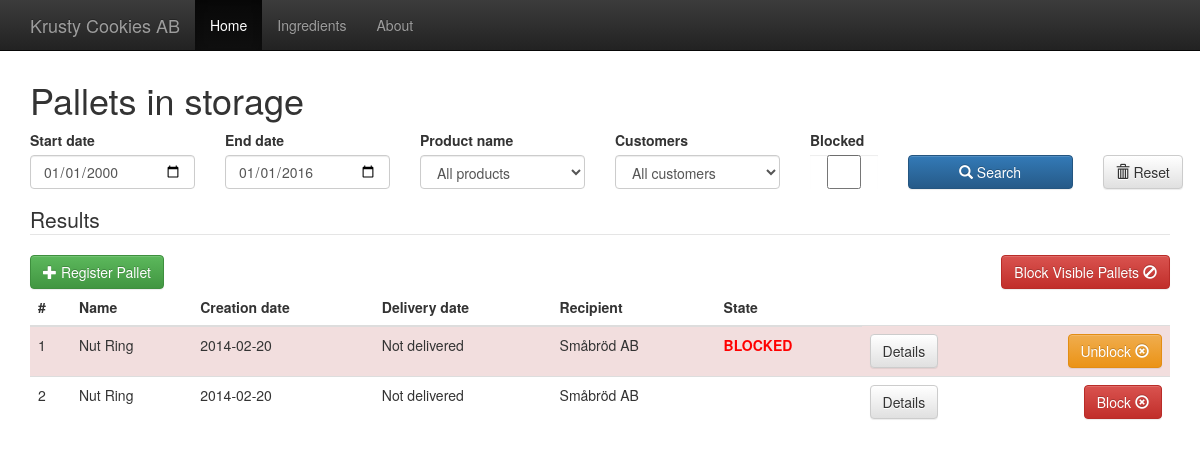
/, run on an earlier commit of the app's database.
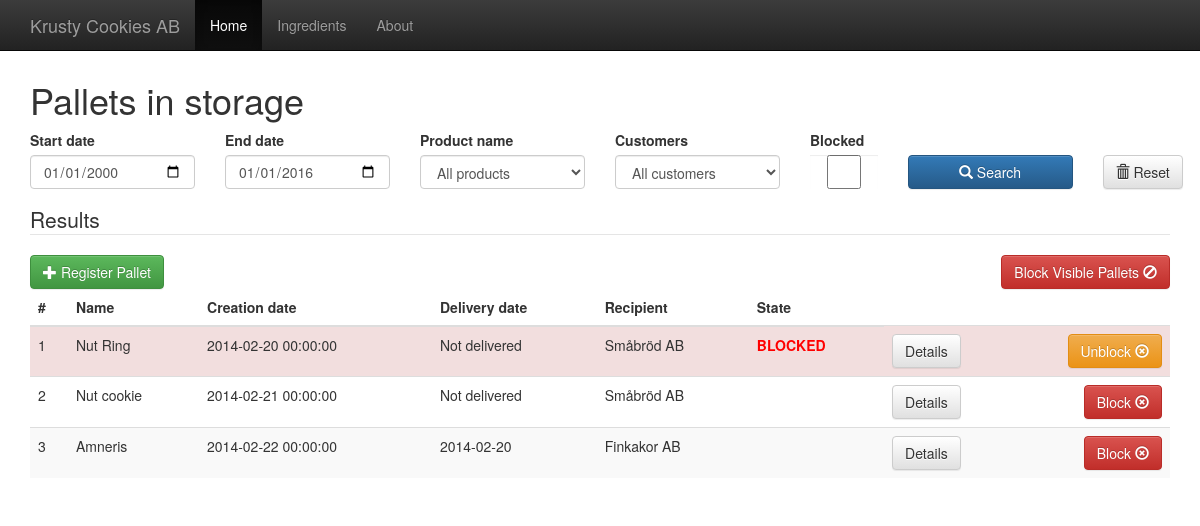
And on a later commit of the database.
### tables this page shows
create table pallets (
	palletID INT NOT NULL AUTO_INCREMENT,
	productID INT NOT NULL,
	orderID INT NOT NULL,
	currentState VARCHAR(255),
	creationDate DateTime,
	FOREIGN KEY(productID) REFERENCES products(productID),
	FOREIGN KEY(orderID) REFERENCES orders(orderID),
	PRIMARY KEY(palletID)
);

create table products ( 
	productID INT NOT NULL AUTO_INCREMENT,
	productName VARCHAR(255),
	PRIMARY KEY(productID)
);

create table customers ( 
	customerID INT NOT NULL AUTO_INCREMENT,
	customerName VARCHAR(255),
	address VARCHAR(255) ,
	PRIMARY KEY(customerID)
);

create table loadingOrders (
	loadingOrderlD INT NOT NULL AUTO_INCREMENT,
	orderID INT NOT NULL,
	loadingDate Date,
	FOREIGN KEY(orderID) REFERENCES orders(orderID),
	PRIMARY KEY(loadingOrderlD)
);

### database/mysql_connect_data.inc.php (called while the page is built)
<?php
	$host = "127.0.0.1";
	$userName = "eda216";
	$password = "eda216";
	$database = "eda216";
?>

### database/database.inc.php (called while the page is built, shortened)
<?php
require_once('./database/classes.php');
class Database {
	private $host;
	private $userName;
	private $password;
	private $database;
	private $conn;
	public function __construct($host, $userName, $password, $database) {
		$this->host = $host;
		$this->userName = $userName;
		$this->password = $password;
		$this->database = $database;
	}
	public function openConnection() {
		try {
			$this->conn = new PDO("mysql:host=$this->host;dbname=$this->database;charset=utf8",
				$this->userName,  $this->password);
			$this->conn->setAttribute(PDO::ATTR_ERRMODE, PDO::ERRMODE_EXCEPTION);
			$this->conn->setAttribute(PDO::ATTR_DEFAULT_FETCH_MODE, PDO::FETCH_ASSOC);
		} catch (PDOException $e) {
			$error = "Connection error: " . $e->getMessage();
			print $error . "<p>";
			unset($this->conn);
			return false;
		}
		return true;
	}
	private function executeQuery($query, $param = null) {
		try {
			$stmt = $this->conn->prepare($query);
			$stmt->execute($param);
			$result = $stmt->fetchAll();
		} catch (PDOException $e) {
			$error = "*** Internal error: " . $e->getMessage() . "<p>" . $query;
			die($error);
		}
		return $result;
	}
	private function createPallets($Pallets) {
		$output = array();
		foreach ($Pallets as $result) {
			$pallet = new Pallet($result);
			array_push($output, $pallet);
		}
		return $output;
	}
	public function getPallets($startDate, $endDate, $productName, $blocked, $customer){
		$sql = "SELECT Pallets.palletID, Pallets.creationDate, "
				."Pallets.currentState, Products.productName, "
				."Customers.customerName, LoadingOrders.loadingDate "
				."FROM Pallets LEFT OUTER JOIN LoadingOrderContents "
				."ON Pallets.palletId = LoadingOrderContents.palletId "
				."LEFT OUTER JOIN LoadingOrders ON LoadingOrderContents.loadingOrderlD = LoadingOrders.loadingOrderlD "
				."INNER JOIN Products ON Products.productid = Pallets.productid "
				."INNER JOIN Orders ON Orders.orderID = Pallets.orderID "
				."INNER JOIN Customers ON Orders.customerID = Customers.customerID "
				."WHERE creationDate >= ? AND creationDate <= ?";
		$parameters = array($startDate, $endDate);
		$sql = $sql." ORDER BY Pallets.palletID";
		return $this->createPallets($this->executeQuery($sql,$parameters));
	}
}
?>

### database/classes.php (called while the page is built, shortened)
<?php
function ifvarset(&$var, $default){
	return isset($var) ? $var : $default;
}
class Pallet {
	public $state;
	public function isBlocked(){
		return (isset($this->state) && $this->state === "BLOCKED") ? TRUE : FALSE;
	}
	function __construct($result) {
		$this->palletId = ifvarset($result['palletID'], -1);
		$this->creationDate = ifvarset($result['creationDate'], "2000-01-01");
		$this->state = ifvarset($result['currentState'], "unknown");
		$this->productName = ifvarset($result['productName'], "NULL");
		$this->customerName = ifvarset($result['customerName'], "NULL");
		$this->deliveryDate = ifvarset($result['loadingDate'], "");
	}
}
?>

### index.php (the view, shortened to what this page needs)
<?php $title = "Pallets in storage"; include "includes/header.php"; ?>
	<h1><?= $title ?></h1>
	<?php
	$startDate = getSafeParam('startdate', '2000-01-01');
	$endDate = getSafeParam('enddate', '2016-01-01');
	$productName = getSafeParam('productname', null);
	$customerName = getSafeParam('customer', null);
	$blocked = getSafeParam('blocked', null);
	$pallets = $db->getPallets($startDate, $endDate, $productName, $blocked, $customerName);
	$filter = array(
		"startdate" => $startDate,
		"enddate" => $endDate,
		"customer" => $customerName,
		"product" => $productName,
		"blocked" => $blocked
	);
	?>
	<fieldset>
	    <form>
		    <div class='row'>
		    	<div class='col-sm-2'>
		            <div class='form-group'>
		                <label>Start date</label>
		                <input type="date" class="form-control" name="startdate" value="<?= $startDate ?>"/>
		            </div>
		        </div>
		        <div class='col-sm-2'>
		            <div class='form-group'>
		                <label>End date</label>
		                <input type="date" class="form-control" name="enddate" value="<?= $endDate ?>"/>
		            </div>
		        </div>
		        <div class='col-sm-2'>
		            <div class='form-group'>
		                <label>Product name</label>
		                <select class="form-control" name="productname">
							<option value="">All products</option>
						</select>
		        	</div>
		        </div>
		        <div class='col-sm-2'>
		            <div class='form-group'>
		                <label>Customers</label>
		                <select class="form-control" name="customer">
							<option value="">All customers</option>
						</select>
		            </div>
		        </div>
		        <div class='col-sm-1'>
		            <div class='form-group'>
		                <label>Blocked</label>
		                <input type="checkbox" class="form-control checkboxfix" name="blocked" value="true" <?= $blocked ? "checked" : ""; ?> />
		            </div>
		        </div>
		         <div class='col-sm-2'>
		            <div class='form-group actionbuttons'>
		                <button id="_search_btn" type="submit" class="btn btn-primary expand">
		                	<span class="glyphicon glyphicon-search"></span> Search
	                	</button>
		    		</div>
		    	</div>
				<div class='col-sm-1'>
		            <div class='form-group actionbuttons'>
				        <button id="_reset_btn" type="reset" class="btn btn-default">
		    				<span class="glyphicon glyphicon-trash"></span> Reset
						</button>
		    		</div>
		    	</div>
		    </div>
	    </form>
	</fieldset>
	<legend>Results</legend>
	<a role="button" class="btn btn-success pull-left"
		href="createpallet.php">
		<span class="glyphicon glyphicon-plus"></span>
		Register Pallet
	</a>
	<a role="button" class="btn btn-danger pull-right"
		href="block.php?id=all&filter=<?= urlencode(base64_encode(serialize($filter))) ?>&action=block&relocation=<?= urlencode(url()) ?>">
		Block Visible Pallets
		<span class="glyphicon glyphicon-ban-circle"></span>
	</a>
	<table class="table table-striped pallet-table">
		<thead>
			<tr>
				<th>#</th>
				<th>Name</th>
				<th>Creation date</th>
				<th>Delivery date</th>
				<th>Recipient</th>
				<th>State</th>
			</tr>
		</thead>
		<tbody>
		<?php if(is_array($pallets)){
		 	foreach ($pallets as $pallet) { ?>
			<tr class='<?= $pallet->isBlocked() ? "danger" : "" ?>'>
				<td><?= $pallet->palletId ?></td>
				<td><?= $pallet->productName ?></td>
				<td><?= $pallet->creationDate ?></td>
				<td><?= ($pallet->deliveryDate ? $pallet->deliveryDate : "Not delivered") ?></td>
				<td><?= $pallet->customerName ?></td>
				<td class='state'><?= $pallet->state ?></td>
				<td class='viewbutton'>
					<a 	role="button"
						class="btn btn-default"
						href="showpallet.php?id=<?= $pallet->palletId ?>">
							Details
					</a>
					<a 	role="button"
						class="btn <?= $pallet->isBlocked() ? "btn-warning" : "btn-danger" ?> pull-right"
						href="block.php?id=<?= $pallet->palletId ?>&action=<?= $pallet->isBlocked() ? "unblock" : "block" ?>&relocation=<?= urlencode(url()) ?>">
							<?= $pallet->isBlocked() ? "Unblock" : "Block" ?>
							<span class="glyphicon glyphicon-remove-circle"></span>
					</a>
				</td>
			</tr>
			<?php }
		} ?>
		</tbody>
	</table>
</div>
<?php include "includes/footer.php"; ?>

### includes/header.php (shortened to what this page needs)
<?php
	require_once('./database/database.inc.php');
	require_once("./database/mysql_connect_data.inc.php");
	$db = new Database($host, $userName, $password, $database);
	$projectname = "Krusty Cookies AB";
	function getSafeParam($paramName, $default){
		return (isset($_GET[$paramName]) ? $_GET[$paramName] : $default);
	}
	function url() {
		$pageURL = 'http';
			$pageURL .= "://";
		if (isset($_SERVER["SERVER_PORT"]) && $_SERVER["SERVER_PORT"] != "80") {
			$pageURL .= $_SERVER["SERVER_NAME"].":".$_SERVER["SERVER_PORT"].$_SERVER["REQUEST_URI"];
		} else {
			$pageURL .= $_SERVER["SERVER_NAME"].$_SERVER["REQUEST_URI"];
		}
		return $pageURL;
	}
?>
<!DOCTYPE html>
<html lang="en">
  <head>
		<link rel="stylesheet" href="//netdna.bootstrapcdn.com/bootstrap/3.1.1/css/bootstrap.min.css">
		<link rel="stylesheet" href="//netdna.bootstrapcdn.com/bootstrap/3.1.1/css/bootstrap-theme.min.css">
		<link rel="stylesheet" href="static/global.style.css">
	</head>
	<body>
	<div class="navbar navbar-inverse navbar-fixed-top" role="navigation">
	<div class="container">
	<div class="navbar-header">
	  <a class="navbar-brand" href="#"><?= $projectname ?></a>
	</div>
	<div class="collapse navbar-collapse">
		<ul class="nav navbar-nav">
			<li <?= (!isset($page) || $page === "home") ? "class='active'" : "" ?> ><a href="index.php">Home</a></li>
			<li <?= ( isset($page) && $page === "ingredients") ? "class='active'" : "" ?> ><a href="ingredients.php">Ingredients</a></li>
			<li <?= ( isset($page) && $page === "about") ? "class='active'" : "" ?> ><a href="about.php">About</a></li>
		</ul>
	</div>
	</div>
	</div>
    <div class="container" style="margin-top: 60px;">
      <div class="starter-template">

### includes/footer.php
	</div>
  </body>
</html>

### static/global.style.css (style rules this page uses)
.pallet-table .danger .state { font-weight: bold; color: red; }
.expand { width: 100%; }
.checkboxfix { margin: 0px 0px 0px 0px !important; }

What changed in the data, as far as the page shows it:
changed pallets "BLOCKED": creationDate "2014-02-20" → "2014-02-20 00:00:00"
changed pallets id 2: productID.productName "Nut Ring" → "Nut cookie"; creationDate "2014-02-20" → "2014-02-21 00:00:00"
added pallets: palletID "3", productID.productName "Amneris", creationDate "2014-02-22 00:00:00", loadingorders.loadingDate "2014-02-20", customers.customerName "Finkakor AB", currentState "Block"
